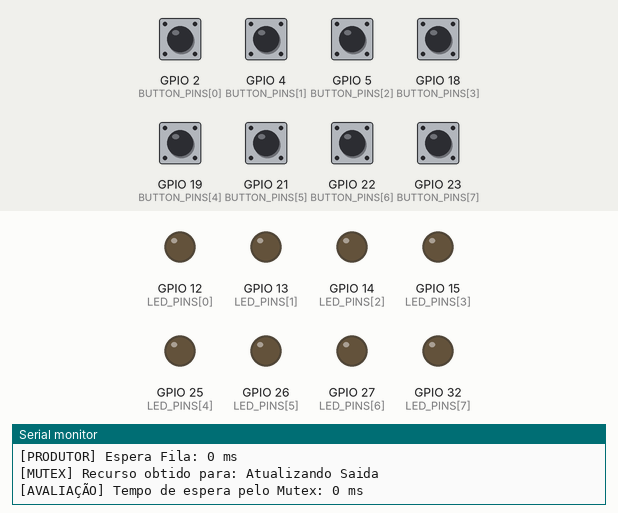
Recording of a sketch running on a simulated ESP32. Shown: output pins drawn as LEDs (lit = HIGH), the last lines printed to the serial monitor. Inputs (shaded band) come from the test bench; at power-on: GPIO 2 (BUTTON_PINS[0]), GPIO 4 (BUTTON_PINS[1]), GPIO 5 (BUTTON_PINS[2]), GPIO 18 (BUTTON_PINS[3]), GPIO 19 (BUTTON_PINS[4]), GPIO 21 (BUTTON_PINS[5]), GPIO 22 (BUTTON_PINS[6]), GPIO 23 (BUTTON_PINS[7]) HIGH.

Above: at 1.2 s.
1.3 s: GPIO 2 (BUTTON_PINS[0]) pulled LOW for 0.15 s
At 2.9 s:
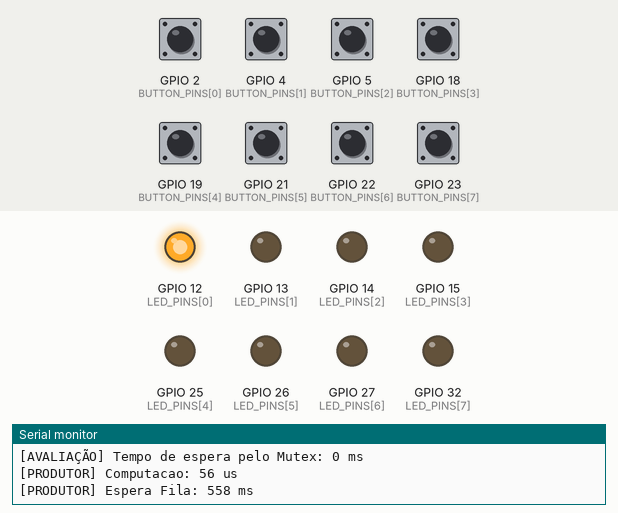
4.4 s: GPIO 4 (BUTTON_PINS[1]) pulled LOW for 0.15 s
At 7.2 s:
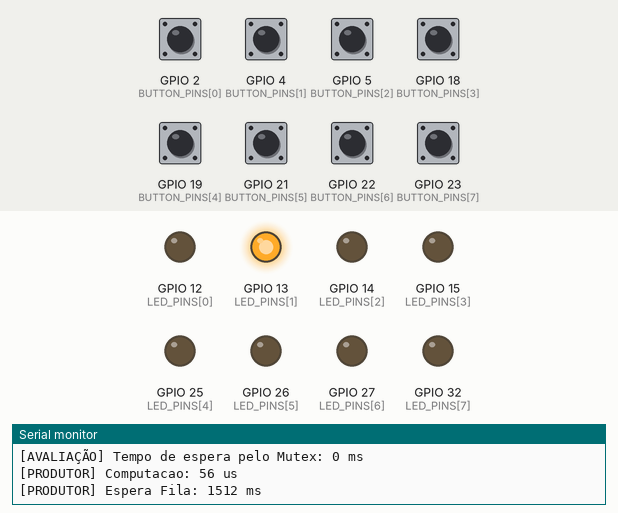
7.5 s: GPIO 5 (BUTTON_PINS[2]) pulled LOW for 0.15 s
At 10.4 s:
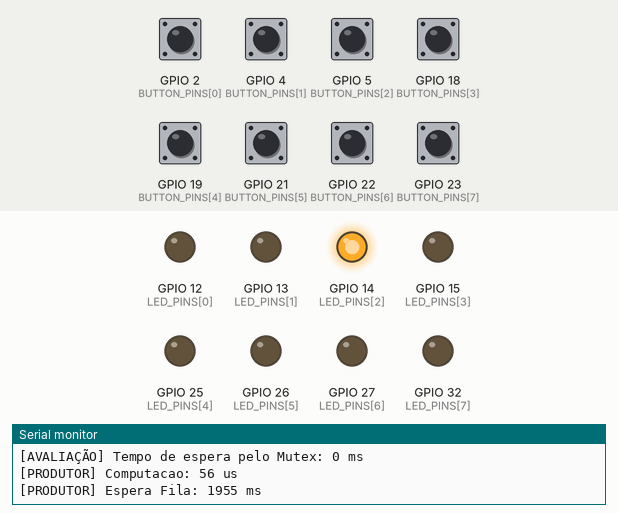
10.6 s: GPIO 18 (BUTTON_PINS[3]) pulled LOW for 0.15 s
13.7 s: GPIO 2 (BUTTON_PINS[0]) driven LOW and GPIO 4 (BUTTON_PINS[1]) driven LOW
16.7 s: GPIO 19 (BUTTON_PINS[4]) pulled LOW for 0.15 s
At 21.4 s:
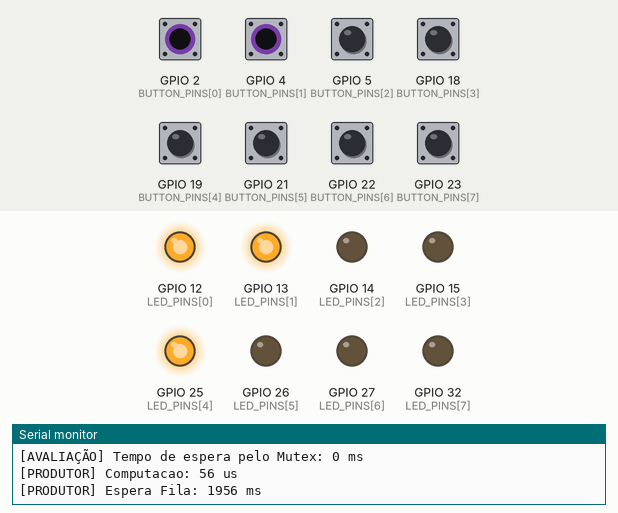
Timing chart, 0 to 23.7 s (numbered marks = the images above; inputs shaded):
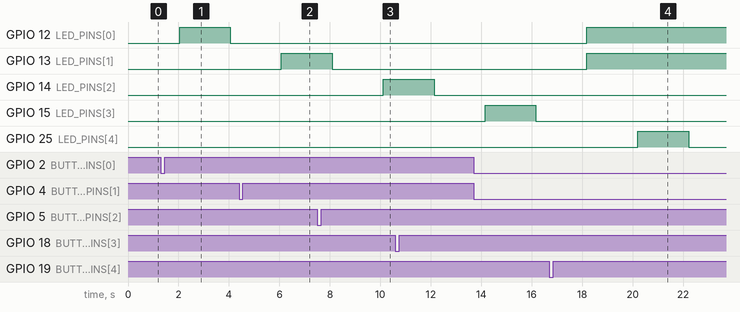

The sketch:

Atividade2.ino
```cpp
#include <Arduino.h>
#include "freertos/FreeRTOS.h"
#include "freertos/task.h"
#include "freertos/queue.h"
#include "freertos/semphr.h" // Biblioteca necessária

// ================= MAPEAMENTO E GLOBAIS =================
static const uint8_t BUTTON_PINS[8] = { 2, 4, 5, 18, 19, 21, 22, 23 };
static const uint8_t LED_PINS[8]    = { 12, 13, 14, 15, 25, 26, 27, 32 };

char *string_global; // Variável global para seção crítica

QueueHandle_t xQueue_LED;
SemaphoreHandle_t myMutex; // Identificador do mutex

// ================= FUNÇÃO TESTE COM AVALIAÇÃO DE ESPERA =================
void teste(char *str) {
    // Início da medição de espera pelo Mutex
    uint32_t iniWaitMutex = millis();

    // Tenta obter o mutex. O uso de portMAX_DELAY é o ponto crítico para Deadlock
    if (xSemaphoreTake(myMutex, portMAX_DELAY) == pdTRUE) {
        uint32_t fimWaitMutex = millis();
        uint32_t tempoEspera = fimWaitMutex - iniWaitMutex;

        // Início da Seção Crítica
        string_global = str;

        Serial.print("\n[MUTEX] Recurso obtido para: ");
        Serial.println(string_global);

        // Avaliação do tempo de bloqueio
        Serial.print("[AVALIAÇÃO] Tempo de espera pelo Mutex: ");
        Serial.print(tempoEspera);
        Serial.println(" ms");

        vTaskDelay(pdMS_TO_TICKS(5)); // Simula processamento na seção crítica

        // Liberação do recurso
        xSemaphoreGive(myMutex);
    }
}

// ================= TAREFA PRODUTORA (BOTÕES) ====================
void tarefa_Ler_botoes(void *pv) {
    uint8_t sLEDs = 0;
    uint8_t ultimoValor = 0xFF;

    for (;;) {
        // Medição de Computação
        uint32_t iniComp = micros();
        sLEDs = 0;
        for (uint8_t i = 0; i < 8; i++) {
            if (digitalRead(BUTTON_PINS[i]) == LOW) sLEDs |= (1 << i);
        }
        uint32_t fimComp = micros();

        if (sLEDs != ultimoValor) {
            // Chama a função protegida pelo Mutex
            teste((char*)"Mudanca de Botao");

            if (xQueue_LED != NULL) {
                uint32_t iniWaitFila = millis();
                // Envio para fila com portMAX_DELAY
                if (xQueueSend(xQueue_LED, &sLEDs, portMAX_DELAY) == pdPASS) {
                    uint32_t fimWaitFila = millis();
                    Serial.print("[PRODUTOR] Computacao: "); Serial.print(fimComp - iniComp); Serial.println(" us");
                    Serial.print("[PRODUTOR] Espera Fila: "); Serial.print(fimWaitFila - iniWaitFila); Serial.println(" ms");
                }
            }
            ultimoValor = sLEDs;
        }
        vTaskDelay(pdMS_TO_TICKS(50));
    }
}

// ================= TAREFA CONSUMIDORA (LEDs) ==================
void LED_acende(void *pv) {
    uint8_t rLEDs = 0;
    for (;;) {
        if (xQueue_LED != NULL) {
            // Recebimento da fila com timeout de 10 ticks
            if (xQueueReceive(xQueue_LED, &rLEDs, (TickType_t)10) == pdPASS) {

                teste((char*)"Atualizando Saida");

                for (uint8_t i = 0; i < 8; i++) {
                    digitalWrite(LED_PINS[i], (rLEDs & (1 << i)) ? HIGH : LOW);
                }
            }
          vTaskDelay(pdMS_TO_TICKS(2000));
        }
        vTaskDelay(pdMS_TO_TICKS(10));
    }
}

// ======================== SETUP =========================
void setup() {
    Serial.begin(115200);

    for (uint8_t i = 0; i < 8; i++) {
        pinMode(BUTTON_PINS[i], INPUT_PULLUP);
        pinMode(LED_PINS[i], OUTPUT);
    }

    // Criação do Mutex associado à estrutura de semáforo
    myMutex = xSemaphoreCreateMutex();

    if (myMutex != NULL) {
        Serial.println("mutex pronto para uso"); //
    } else {
        Serial.println("Nao pude criar o mutex"); //
        while(1);
    }

    // Criação da fila com tamanho 1 (1 byte)
    xQueue_LED = xQueueCreate(1, sizeof(uint8_t));

    // Adição das tarefas com prioridades para observar a herança de prioridade
    xTaskCreate(tarefa_Ler_botoes, "Ler_Botoes", 2048, NULL, 2, NULL);
    xTaskCreate(LED_acende,       "LED_Acende",  2048, NULL, 1, NULL);
}

void loop() {}
```

Measured:
- after the input at 1.3 s, GPIO 12 (LED_PINS[0]): LOW → HIGH after 0.74 s, → LOW 2.0 s later
- after the input at 4.4 s, GPIO 13 (LED_PINS[1]): LOW → HIGH after 1.7 s
- after the input at 7.5 s, GPIO 14 (LED_PINS[2]): LOW → HIGH after 2.6 s
- after the input at 16.7 s, GPIO 25 (LED_PINS[4]): LOW → HIGH after 3.5 s, → LOW 2.0 s later
